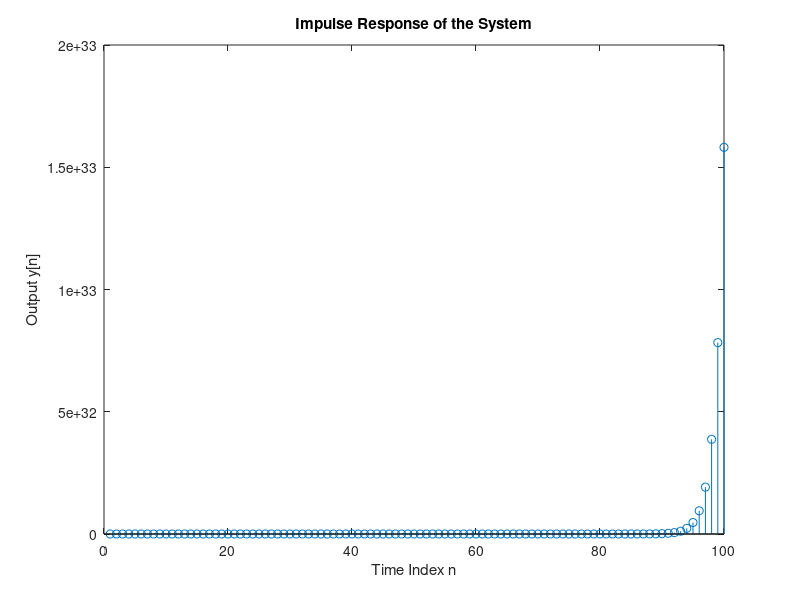

MATLAB code for this plot:

% Define the system's difference equation
% y[n] - 4*y[n-1] + 4*y[n-2] = 20*x[n] + 10*x[n-1];
sys = @(x) filter([20, 10], [1, -4, 4], x);

%% Check linearity:
% Create arbitrary inputs to test linearity
x1 = rand(1, 10);
x2 = rand(1, 10);
alpha = 2;
beta = 3;

output1 = alpha*sys(x1) + beta*sys(x2);
output2 = sys(alpha*x1 + beta*x2);
isLinear = all(abs(output1 - output2) < 1e-5);
fprintf('System is linear: %d\n', isLinear);

%% Check time-invariance:
n0 = 2; % Time shift
x_shifted = [zeros(1, n0), x1];
output_shifted = sys(x_shifted);
isTimeInvariant = all(abs(output_shifted(n0+1:end) - sys(x1)) < 1e-5);
fprintf('System is time-invariant: %d\n', isTimeInvariant);

%% Check LTI:
isLTI = isTimeInvariant & isLinear;
fprintf('System is LTI: %d\n', isLTI);
%% Check if uses memory:
isMemory = 1;
%The system is not Mermoryless as the output depends on past values.
fprintf('System has memory: %d\n', isMemory);
%% Check BIBO stability:

%The first method I used is from this link - https://medium.com/@scinopio/bibo-stability-using-z-transforms-3c019fad37bf
% Define the system's difference equation coefficients
[b, a] = deal([20, 10], [1, -4, 4]); % System coefficients

% Check anatical BIBO stability: Checks if all poles are inside the unit circle
% Analyze poles for BIBO stability
poles = roots(a);
isBIBOStable = all(abs(poles) < 1); % Checks if all poles are inside the unit circle
fprintf('Analytical BIBO stability check: %d\n', isBIBOStable);

% Create an impulse input
impulse_input = [1, zeros(1, 99)]; % 100-point impulse
output = sys(impulse_input);

% Plot the output to visually inspect the response
figure;
stem(output);
title('Impulse Response of the System');
xlabel('Time Index n');
ylabel('Output y[n]');

% Check numerical BIBO stability: check if the output grows unbounded
isBIBOStable = all(abs(output) < 1e5); % Setting a high threshold to check for very large values
fprintf('Numerical BIBO stability check with impulse input: %d\n', isBIBOStable);

%% Check causality:

% Create an impulse input to test causality
impulse = [1, zeros(1, 9)];

% Get the impulse response of the system
impulse_response = sys(impulse);

% Check causality: For causality, the impulse response should be zero for n < 0
% Since MATLAB indexes start at 1, we just need to ensure the impulse response
% starts at the first index
isCausal = impulse_response(1) ~= 0;
fprintf('System is causal: %d\n', isCausal);
